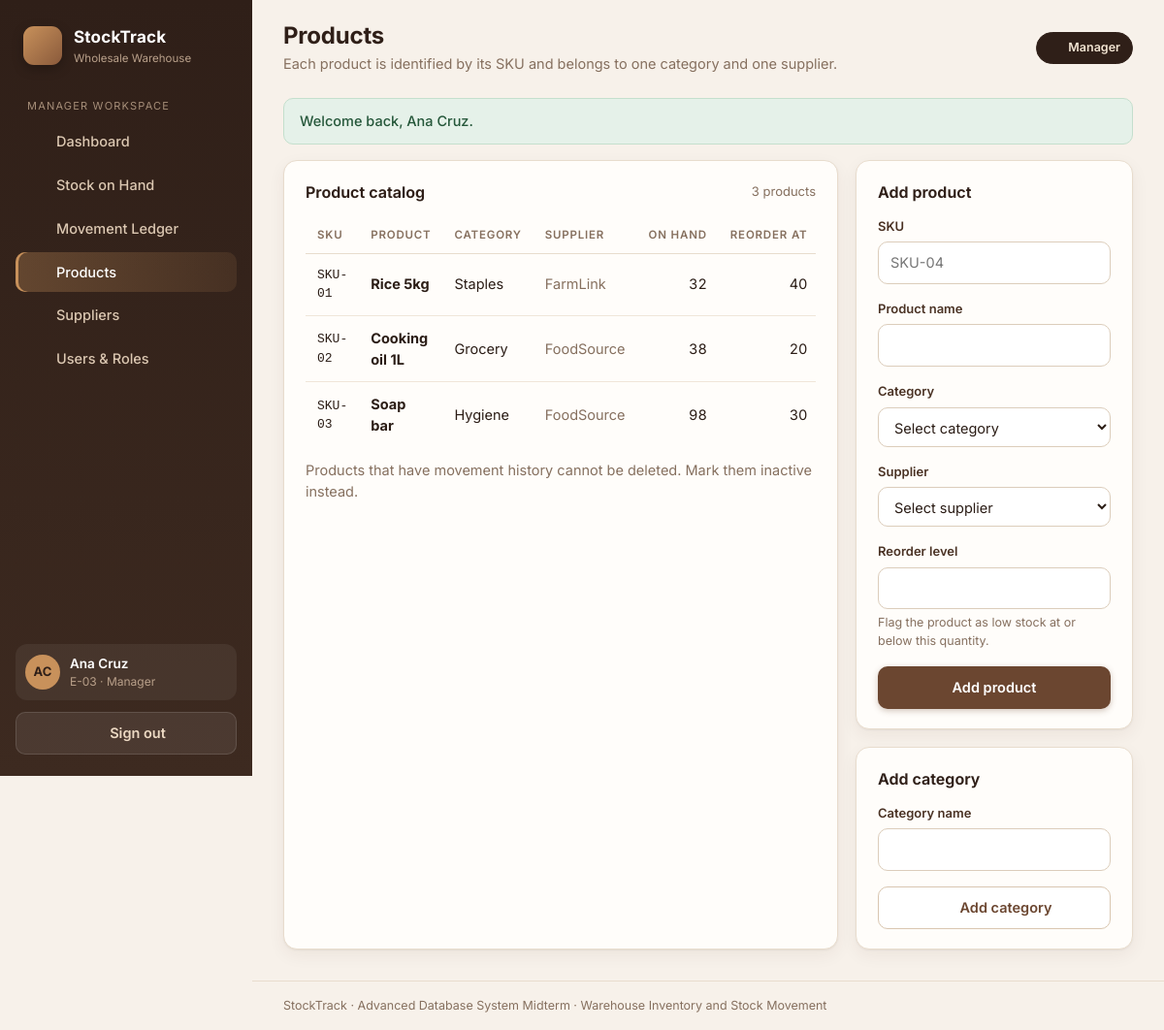
The page /manager/products.php (signed in) on the database its author committed.
### tables this page shows
CREATE TABLE products (
  sku           VARCHAR(20)  NOT NULL,
  product_name  VARCHAR(100) NOT NULL,
  category_id   INT UNSIGNED NOT NULL,
  supplier_code VARCHAR(10)  NOT NULL,
  reorder_level INT UNSIGNED NOT NULL DEFAULT 10,
  is_active     TINYINT(1)   NOT NULL DEFAULT 1,
  PRIMARY KEY (sku),
  CONSTRAINT fk_products_category
    FOREIGN KEY (category_id)   REFERENCES categories (category_id)
    ON UPDATE CASCADE ON DELETE RESTRICT,
  CONSTRAINT fk_products_supplier
    FOREIGN KEY (supplier_code) REFERENCES suppliers (supplier_code)
    ON UPDATE CASCADE ON DELETE RESTRICT
);

CREATE TABLE categories (
  category_id   INT UNSIGNED NOT NULL AUTO_INCREMENT,
  category_name VARCHAR(60)  NOT NULL,
  PRIMARY KEY (category_id),
  UNIQUE KEY uq_category_name (category_name)
);

CREATE TABLE suppliers (
  supplier_code VARCHAR(10)  NOT NULL,
  supplier_name VARCHAR(100) NOT NULL,
  contact_email VARCHAR(120) NULL,
  contact_phone VARCHAR(30)  NULL,
  PRIMARY KEY (supplier_code),
  UNIQUE KEY uq_supplier_name (supplier_name)
);

### manager/products.php (the view, shortened to what this page needs)
<?php
require_once __DIR__ . '/../includes/bootstrap.php';
$pdo = db();
$editing = null;
$products = $pdo->query(
    'SELECT p.sku, p.product_name, p.reorder_level, p.is_active, c.category_name, s.supplier_name, s.supplier_code,
            COALESCE((SELECT SUM(CASE m.movement_type WHEN \'OUT\' THEN -m.quantity ELSE m.quantity END)
                        FROM stock_movements m WHERE m.sku = p.sku), 0) AS total
       FROM products p
       JOIN categories c ON c.category_id = p.category_id
       JOIN suppliers s  ON s.supplier_code = p.supplier_code
      ORDER BY p.sku'
)->fetchAll();
$f = [
    'sku'  => $editing['sku'] ?? ($_POST['sku'] ?? ''),
    'name' => $editing['product_name'] ?? ($_POST['product_name'] ?? ''),
    'cat'  => (int)($editing['category_id'] ?? ($_POST['category_id'] ?? 0)),
    'sup'  => $editing['supplier_code'] ?? ($_POST['supplier_code'] ?? ''),
    're'   => $editing['reorder_level'] ?? ($_POST['reorder_level'] ?? 10),
    'act'  => $editing ? (int)$editing['is_active'] : 1,
];
require __DIR__ . '/../includes/header.php';
?>
<div class="grid grid-main">
  <div class="card">
    <div class="card-head"><div class="card-title">Product catalog</div><div class="card-sub"><?= count($products) ?> products</div></div>
    <div class="table-wrap">
      <table class="table">
        <thead><tr><th>SKU</th><th>Product</th><th>Category</th><th>Supplier</th><th class="num">On hand</th><th class="num">Reorder at</th><th>Status</th><th></th></tr></thead>
        <tbody>
        <?php foreach ($products as $p): ?>
          <tr>
            <td class="mono"><?= e($p['sku']) ?></td>
            <td><strong><?= e($p['product_name']) ?></strong></td>
            <td><?= e($p['category_name']) ?></td>
            <td class="muted"><?= e($p['supplier_name']) ?></td>
            <td class="num"><?= fmt_qty($p['total']) ?></td>
            <td class="num"><?= fmt_qty($p['reorder_level']) ?></td>
          </tr>
        <?php endforeach; ?>
        </tbody>
      </table>
    </div>
    <p class="muted" style="margin:12px 0 0">Products that have movement history cannot be deleted. Mark them inactive instead.</p>
  </div>
  <div class="grid" style="align-content:start">
    <div class="card">
      <div class="card-head">
        <div class="card-title"><?= $editing ? 'Edit ' . e($editing['sku']) : 'Add product' ?></div>
      </div>
      <form method="post" class="form-grid">
        <div class="field">
          <label for="sku">SKU</label>
          <input class="input" id="sku" name="sku" value="<?= e($f['sku']) ?>" <?= $editing ? 'readonly' : '' ?> placeholder="SKU-04" required>
        </div>
        <div class="field">
          <label for="product_name">Product name</label>
          <input class="input" id="product_name" name="product_name" value="<?= e($f['name']) ?>" required>
        </div>
        <div class="field">
          <label for="category_id">Category</label>
          <select class="select" id="category_id" name="category_id" required>
            <option value="">Select category</option>
          </select>
        </div>
        <div class="field">
          <label for="supplier_code">Supplier</label>
          <select class="select" id="supplier_code" name="supplier_code" required>
            <option value="">Select supplier</option>
          </select>
        </div>
        <div class="field">
          <label for="reorder_level">Reorder level</label>
          <input class="input" type="number" min="0" id="reorder_level" name="reorder_level" value="<?= e((string)$f['re']) ?>" required>
          <div class="hint">Flag the product as low stock at or below this quantity.</div>
        </div>
        <button class="btn btn-primary" type="submit"><?= $editing ? 'Save changes' : 'Add product' ?></button>
      </form>
    </div>
    <div class="card">
      <div class="card-head"><div class="card-title">Add category</div></div>
      <form method="post" class="form-grid">
        <div class="field">
          <label for="category_name">Category name</label>
          <input class="input" id="category_name" name="category_name" maxlength="60" required>
        </div>
        <button class="btn btn-outline" type="submit"><?= icon('plus', 16) ?> Add category</button>
      </form>
    </div>
  </div>
</div>
<?php require __DIR__ . '/../includes/footer.php'; ?>

### assets/css/style.css (style rules this page uses)
:root { --espresso: #2f1f18; --espresso-2: #3d2a20; --brown-900: #4a3224; --brown-700: #6b4630; --brown-600: #8a5a3b; --brown-500: #a46f47; --caramel: #c8915b; --sand: #e9d9c4; --cream: #f7f1ea; --surface: #fffdfa; --line: #e8dccd; --text: #2b1d16; --muted: #86705f; --success: #3e7b55; --success-bg: #e5f1e9; --danger: #b0402f; --danger-bg: #f9e5e0; --warning: #b9801a; --warning-bg: #fbf0d9; --info: #5b6f8a; --radius: 14px; --shadow: 0 1px 2px rgba(60, 35, 20, .06), 0 6px 18px rgba(60, 35, 20, .06); }
* { box-sizing: border-box; }
html, body { margin: 0; padding: 0; }
body { font-family: 'Inter', 'Segoe UI', system-ui, -apple-system, Roboto, sans-serif; background: var(--cream); color: var(--text); font-size: 14.5px; line-height: 1.5; -webkit-font-smoothing: antialiased; }
.card { background: var(--surface); border: 1px solid var(--line); border-radius: var(--radius); box-shadow: var(--shadow); padding: 20px 22px; }
.card-head { display: flex; align-items: center; justify-content: space-between; gap: 12px; margin-bottom: 14px; }
.card-title { font-size: 16px; font-weight: 650; color: var(--espresso); }
.card-sub { color: var(--muted); font-size: 13px; }
.grid { display: grid; gap: 18px; }
.grid-main { grid-template-columns: minmax(0, 2fr) minmax(0, 1fr); }
.table-wrap { overflow-x: auto; }
table.table { width: 100%; border-collapse: collapse; }
.table th { text-align: left; font-size: 11.5px; text-transform: uppercase; letter-spacing: .8px; color: var(--muted); font-weight: 600; padding: 10px 12px; border-bottom: 1px solid var(--line); white-space: nowrap; }
.table td { padding: 12px; border-bottom: 1px solid #f0e6d9; vertical-align: middle; }
.table tbody tr:last-child td { border-bottom: 0; }
.num { text-align: right; font-variant-numeric: tabular-nums; }
.mono { font-family: ui-monospace, SFMono-Regular, Menlo, Consolas, monospace; font-size: 13px; }
.muted { color: var(--muted); }
.form-grid { display: grid; gap: 16px; }
.field label { display: block; font-weight: 600; font-size: 13px; color: var(--brown-900); margin-bottom: 6px; }
.field .hint { color: var(--muted); font-size: 12.5px; margin-top: 5px; }
.input, .select, .textarea { width: 100%; padding: 10px 12px; font: inherit; color: var(--text); background: #fff; border: 1px solid #dccdbb; border-radius: 10px; transition: border-color .15s, box-shadow .15s; }
.btn { display: inline-flex; align-items: center; justify-content: center; gap: 8px; padding: 10px 18px; border-radius: 10px; font: inherit; font-weight: 600; border: 1px solid transparent; cursor: pointer; transition: all .15s; text-decoration: none; }
.btn-primary { background: var(--brown-700); color: #fff; box-shadow: 0 2px 6px rgba(107, 70, 48, .3); }
.btn-outline { background: #fff; color: var(--brown-700); border-color: #d9c6b0; }

### rows shown on the page
products: sku "SKU-01", product_name "Rice 5kg", category.category_name "Staples", supplier_code.supplier_name "FarmLink", total "32", reorder_level "40"
products: sku "SKU-02", product_name "Cooking oil 1L", category.category_name "Grocery", supplier_code.supplier_name "FoodSource", total "38", reorder_level "20"
products: sku "SKU-03", product_name "Soap bar", category.category_name "Hygiene", supplier_code.supplier_name "FoodSource", total "98", reorder_level "30"

### other values the page prints
APP_NAME "StockTrack"
$label "Dashboard"
$label "Stock on Hand"
$label "Movement Ledger"
$label "Products"
$label "Suppliers"
$label "Users & Roles"
$initials "AC"
$user['name'] "Ana Cruz"
$user['code'] "E-03"
$role "Manager"
$pageTitle "Products"
$pageSub "Each product is identified by its SKU and belongs to one category and one supplier."
$f['message'] "Welcome back, Ana Cruz."
count($products) "3"
